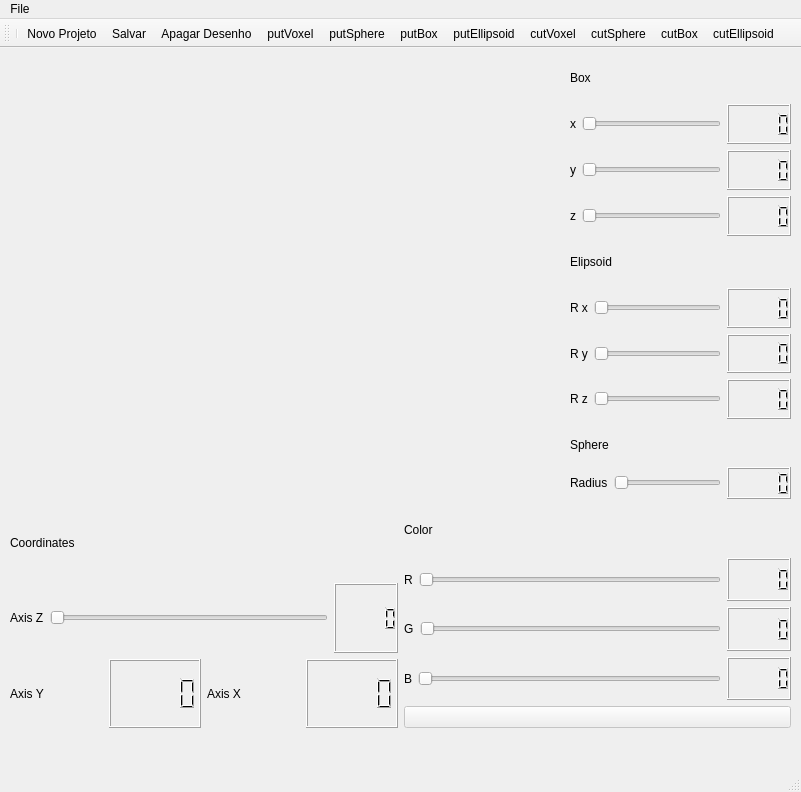
<?xml version="1.0" encoding="UTF-8"?>
<ui version="4.0">
 <class>MainWindow</class>
 <widget class="QMainWindow" name="MainWindow">
  <property name="geometry">
   <rect>
    <x>0</x>
    <y>0</y>
    <width>801</width>
    <height>792</height>
   </rect>
  </property>
  <property name="windowTitle">
   <string>MainWindow</string>
  </property>
  <widget class="QWidget" name="centralwidget">
   <widget class="QWidget" name="horizontalLayoutWidget_2">
    <property name="geometry">
     <rect>
      <x>10</x>
      <y>10</y>
      <width>551</width>
      <height>441</height>
     </rect>
    </property>
    <layout class="QHBoxLayout" name="horizontalLayout_2">
     <item>
      <widget class="Canva" name="widget" native="true"/>
     </item>
    </layout>
   </widget>
   <widget class="QWidget" name="verticalLayoutWidget">
    <property name="geometry">
     <rect>
      <x>570</x>
      <y>10</y>
      <width>221</width>
      <height>361</height>
     </rect>
    </property>
    <layout class="QVBoxLayout" name="verticalLayout">
     <item>
      <layout class="QVBoxLayout" name="verticalLayout_box">
       <item>
        <layout class="QHBoxLayout" name="horizontalLayout_10">
         <item>
          <widget class="QLabel" name="label_7">
           <property name="text">
            <string>Box</string>
           </property>
          </widget>
         </item>
        </layout>
       </item>
       <item>
        <layout class="QHBoxLayout" name="horizontalLayout_13">
         <item>
          <widget class="QLabel" name="label_8">
           <property name="text">
            <string>x</string>
           </property>
          </widget>
         </item>
         <item>
          <widget class="QSlider" name="horizontalSlider_BX">
           <property name="minimum">
            <number>0</number>
           </property>
           <property name="orientation">
            <enum>Qt::Horizontal</enum>
           </property>
          </widget>
         </item>
         <item>
          <widget class="QLCDNumber" name="lcdNumber_5"/>
         </item>
        </layout>
       </item>
       <item>
        <layout class="QHBoxLayout" name="horizontalLayout_12">
         <item>
          <widget class="QLabel" name="label_9">
           <property name="text">
            <string>y</string>
           </property>
          </widget>
         </item>
         <item>
          <widget class="QSlider" name="horizontalSlider_BY">
           <property name="minimum">
            <number>0</number>
           </property>
           <property name="orientation">
            <enum>Qt::Horizontal</enum>
           </property>
          </widget>
         </item>
         <item>
          <widget class="QLCDNumber" name="lcdNumber_6"/>
         </item>
        </layout>
       </item>
       <item>
        <layout class="QHBoxLayout" name="horizontalLayout_11">
         <item>
          <widget class="QLabel" name="label_10">
           <property name="text">
            <string>z</string>
           </property>
          </widget>
         </item>
         <item>
          <widget class="QSlider" name="horizontalSlider_BZ">
           <property name="minimum">
            <number>0</number>
           </property>
           <property name="orientation">
            <enum>Qt::Horizontal</enum>
           </property>
          </widget>
         </item>
         <item>
          <widget class="QLCDNumber" name="lcdNumber_7"/>
         </item>
        </layout>
       </item>
      </layout>
     </item>
     <item>
      <layout class="QVBoxLayout" name="verticalLayout_Elipsoide">
       <item>
        <layout class="QHBoxLayout" name="horizontalLayout_6">
         <item>
          <widget class="QLabel" name="label_6">
           <property name="text">
            <string>Elipsoid</string>
           </property>
          </widget>
         </item>
        </layout>
       </item>
       <item>
        <layout class="QHBoxLayout" name="horizontalLayout_9">
         <item>
          <widget class="QLabel" name="label_3">
           <property name="text">
            <string>R x</string>
           </property>
          </widget>
         </item>
         <item>
          <widget class="QSlider" name="horizontalSlider_RX">
           <property name="orientation">
            <enum>Qt::Horizontal</enum>
           </property>
          </widget>
         </item>
         <item>
          <widget class="QLCDNumber" name="lcdNumber_4"/>
         </item>
        </layout>
       </item>
       <item>
        <layout class="QHBoxLayout" name="horizontalLayout_7">
         <item>
          <widget class="QLabel" name="label_4">
           <property name="text">
            <string>R y</string>
           </property>
          </widget>
         </item>
         <item>
          <widget class="QSlider" name="horizontalSlider_RY">
           <property name="orientation">
            <enum>Qt::Horizontal</enum>
           </property>
          </widget>
         </item>
         <item>
          <widget class="QLCDNumber" name="lcdNumber_3"/>
         </item>
        </layout>
       </item>
       <item>
        <layout class="QHBoxLayout" name="horizontalLayout_3">
         <item>
          <layout class="QHBoxLayout" name="horizontalLayout_5">
           <item>
            <widget class="QLabel" name="label_5">
             <property name="text">
              <string>R z</string>
             </property>
            </widget>
           </item>
           <item>
            <widget class="QSlider" name="horizontalSlider_RZ">
             <property name="orientation">
              <enum>Qt::Horizontal</enum>
             </property>
            </widget>
           </item>
           <item>
            <widget class="QLCDNumber" name="lcdNumber_2"/>
           </item>
          </layout>
         </item>
        </layout>
       </item>
      </layout>
     </item>
    </layout>
   </widget>
   <widget class="QWidget" name="verticalLayoutWidget_3">
    <property name="geometry">
     <rect>
      <x>570</x>
      <y>380</y>
      <width>221</width>
      <height>71</height>
     </rect>
    </property>
    <layout class="QVBoxLayout" name="verticalLayout_3">
     <item>
      <widget class="QLabel" name="label_2">
       <property name="text">
        <string>Sphere</string>
       </property>
      </widget>
     </item>
     <item>
      <layout class="QHBoxLayout" name="horizontalLayout_8">
       <item>
        <widget class="QLabel" name="label">
         <property name="text">
          <string>Radius</string>
         </property>
        </widget>
       </item>
       <item>
        <widget class="QSlider" name="sliderRadiusSphere">
         <property name="orientation">
          <enum>Qt::Horizontal</enum>
         </property>
        </widget>
       </item>
       <item>
        <widget class="QLCDNumber" name="lcdNumber"/>
       </item>
      </layout>
     </item>
    </layout>
   </widget>
   <widget class="QWidget" name="horizontalLayoutWidget_13">
    <property name="geometry">
     <rect>
      <x>10</x>
      <y>460</y>
      <width>781</width>
      <height>220</height>
     </rect>
    </property>
    <layout class="QHBoxLayout" name="horizontalLayout_14">
     <item>
      <layout class="QVBoxLayout" name="verticalLayout_2">
       <item>
        <layout class="QHBoxLayout" name="horizontalLayout_15">
         <item>
          <widget class="QLabel" name="label_15">
           <property name="text">
            <string>Coordinates</string>
           </property>
          </widget>
         </item>
        </layout>
       </item>
       <item>
        <layout class="QHBoxLayout" name="horizontalLayout_20">
         <item>
          <widget class="QLabel" name="label_18">
           <property name="text">
            <string>Axis Z</string>
           </property>
          </widget>
         </item>
         <item>
          <widget class="QSlider" name="horizontalSlider_z">
           <property name="orientation">
            <enum>Qt::Horizontal</enum>
           </property>
          </widget>
         </item>
         <item>
          <widget class="QLCDNumber" name="lcdNumber_13"/>
         </item>
        </layout>
       </item>
       <item>
        <layout class="QHBoxLayout" name="horizontalLayout_22">
         <item>
          <widget class="QLabel" name="label_17">
           <property name="text">
            <string>Axis Y</string>
           </property>
          </widget>
         </item>
         <item>
          <widget class="QLCDNumber" name="lcdNumber_y"/>
         </item>
         <item>
          <widget class="QLabel" name="label_16">
           <property name="text">
            <string>Axis X</string>
           </property>
          </widget>
         </item>
         <item>
          <widget class="QLCDNumber" name="lcdNumber_x"/>
         </item>
        </layout>
       </item>
      </layout>
     </item>
     <item>
      <layout class="QVBoxLayout" name="verticalLayout_4">
       <item>
        <layout class="QVBoxLayout" name="verticalLayout_RGB">
         <item>
          <layout class="QHBoxLayout" name="horizontalLayout_16">
           <item>
            <widget class="QLabel" name="label_11">
             <property name="text">
              <string>Color</string>
             </property>
            </widget>
           </item>
          </layout>
         </item>
         <item>
          <layout class="QHBoxLayout" name="horizontalLayout_19">
           <item>
            <widget class="QLabel" name="label_12">
             <property name="text">
              <string>R</string>
             </property>
            </widget>
           </item>
           <item>
            <widget class="QSlider" name="horizontalSlider_R">
             <property name="maximum">
              <number>255</number>
             </property>
             <property name="orientation">
              <enum>Qt::Horizontal</enum>
             </property>
            </widget>
           </item>
           <item>
            <widget class="QLCDNumber" name="lcdNumber_8"/>
           </item>
          </layout>
         </item>
         <item>
          <layout class="QHBoxLayout" name="horizontalLayout_18">
           <item>
            <widget class="QLabel" name="label_13">
             <property name="text">
              <string>G</string>
             </property>
            </widget>
           </item>
           <item>
            <widget class="QSlider" name="horizontalSlider_G">
             <property name="maximum">
              <number>255</number>
             </property>
             <property name="orientation">
              <enum>Qt::Horizontal</enum>
             </property>
            </widget>
           </item>
           <item>
            <widget class="QLCDNumber" name="lcdNumber_9"/>
           </item>
          </layout>
         </item>
         <item>
          <layout class="QHBoxLayout" name="horizontalLayout_17">
           <item>
            <widget class="QLabel" name="label_14">
             <property name="text">
              <string>B</string>
             </property>
            </widget>
           </item>
           <item>
            <widget class="QSlider" name="horizontalSlider_B">
             <property name="maximum">
              <number>255</number>
             </property>
             <property name="orientation">
              <enum>Qt::Horizontal</enum>
             </property>
            </widget>
           </item>
           <item>
            <widget class="QLCDNumber" name="lcdNumber_10"/>
           </item>
          </layout>
         </item>
         <item>
          <widget class="QPushButton" name="pushButton_color_preview">
           <property name="enabled">
            <bool>false</bool>
           </property>
           <property name="text">
            <string/>
           </property>
          </widget>
         </item>
        </layout>
       </item>
      </layout>
     </item>
    </layout>
   </widget>
  </widget>
  <widget class="QMenuBar" name="menubar">
   <property name="geometry">
    <rect>
     <x>0</x>
     <y>0</y>
     <width>801</width>
     <height>22</height>
    </rect>
   </property>
   <widget class="QMenu" name="menuFile">
    <property name="title">
     <string>File</string>
    </property>
    <addaction name="actionNovo_Projeto"/>
    <addaction name="actionSalvar"/>
    <addaction name="actionSair"/>
   </widget>
   <addaction name="menuFile"/>
  </widget>
  <widget class="QStatusBar" name="statusbar"/>
  <widget class="QToolBar" name="toolBar">
   <property name="windowTitle">
    <string>toolBar</string>
   </property>
   <attribute name="toolBarArea">
    <enum>TopToolBarArea</enum>
   </attribute>
   <attribute name="toolBarBreak">
    <bool>false</bool>
   </attribute>
   <addaction name="separator"/>
   <addaction name="actionNovo_Projeto"/>
   <addaction name="actionSalvar"/>
   <addaction name="actionApagar_Desenho"/>
   <addaction name="actionputVoxel"/>
   <addaction name="actionputSphere"/>
   <addaction name="actionputBox"/>
   <addaction name="actionputEllipsoid"/>
   <addaction name="actioncutVoxel"/>
   <addaction name="actioncutSphere"/>
   <addaction name="actioncutBox"/>
   <addaction name="actioncutEllipsoid"/>
  </widget>
  <action name="actionNovo_Projeto">
   <property name="icon">
    <iconset resource="recursos.qrc">
     <normaloff>:/icones/add.png</normaloff>:/icones/add.png</iconset>
   </property>
   <property name="text">
    <string>Novo Projeto</string>
   </property>
  </action>
  <action name="actionSair">
   <property name="icon">
    <iconset resource="recursos.qrc">
     <normaloff>:/icones/sair.png</normaloff>:/icones/sair.png</iconset>
   </property>
   <property name="text">
    <string>Sair</string>
   </property>
  </action>
  <action name="actionputVoxel">
   <property name="icon">
    <iconset resource="recursos.qrc">
     <normaloff>:/icones/ponto.png</normaloff>:/icones/ponto.png</iconset>
   </property>
   <property name="text">
    <string>putVoxel</string>
   </property>
  </action>
  <action name="actionputSphere">
   <property name="icon">
    <iconset resource="recursos.qrc">
     <normaloff>:/icones/esfera.png</normaloff>:/icones/esfera.png</iconset>
   </property>
   <property name="text">
    <string>putSphere</string>
   </property>
  </action>
  <action name="actionSalvar">
   <property name="icon">
    <iconset resource="recursos.qrc">
     <normaloff>:/icones/baixar.png</normaloff>:/icones/baixar.png</iconset>
   </property>
   <property name="text">
    <string>Salvar</string>
   </property>
  </action>
  <action name="actionputBox">
   <property name="icon">
    <iconset resource="recursos.qrc">
     <normaloff>:/icones/caixa.png</normaloff>:/icones/caixa.png</iconset>
   </property>
   <property name="text">
    <string>putBox</string>
   </property>
  </action>
  <action name="actionApagar_Desenho">
   <property name="icon">
    <iconset resource="recursos.qrc">
     <normaloff>:/icones/apagar.png</normaloff>:/icones/apagar.png</iconset>
   </property>
   <property name="text">
    <string>Apagar Desenho</string>
   </property>
  </action>
  <action name="actioncutVoxel">
   <property name="icon">
    <iconset resource="recursos.qrc">
     <normaloff>:/icones/xponto.png</normaloff>:/icones/xponto.png</iconset>
   </property>
   <property name="text">
    <string>cutVoxel</string>
   </property>
  </action>
  <action name="actioncutSphere">
   <property name="icon">
    <iconset resource="recursos.qrc">
     <normaloff>:/icones/Xesfera.png</normaloff>:/icones/Xesfera.png</iconset>
   </property>
   <property name="text">
    <string>cutSphere</string>
   </property>
  </action>
  <action name="actioncutBox">
   <property name="icon">
    <iconset resource="recursos.qrc">
     <normaloff>:/icones/xcaixa.png</normaloff>:/icones/xcaixa.png</iconset>
   </property>
   <property name="text">
    <string>cutBox</string>
   </property>
  </action>
  <action name="actionputEllipsoid">
   <property name="icon">
    <iconset resource="recursos.qrc">
     <normaloff>:/icones/elipse.png</normaloff>:/icones/elipse.png</iconset>
   </property>
   <property name="text">
    <string>putEllipsoid</string>
   </property>
  </action>
  <action name="actioncutEllipsoid">
   <property name="icon">
    <iconset resource="recursos.qrc">
     <normaloff>:/icones/Xelipse.png</normaloff>:/icones/Xelipse.png</iconset>
   </property>
   <property name="text">
    <string>cutEllipsoid</string>
   </property>
  </action>
 </widget>
 <customwidgets>
  <customwidget>
   <class>Canva</class>
   <extends>QWidget</extends>
   <header>canva.h</header>
   <container>1</container>
   <slots>
    <signal>enviaPosicao(int,int)</signal>
   </slots>
  </customwidget>
 </customwidgets>
 <resources>
  <include location="recursos.qrc"/>
 </resources>
 <connections>
  <connection>
   <sender>horizontalSlider_BX</sender>
   <signal>valueChanged(int)</signal>
   <receiver>lcdNumber_5</receiver>
   <slot>display(int)</slot>
   <hints>
    <hint type="sourcelabel">
     <x>708</x>
     <y>159</y>
    </hint>
    <hint type="destinationlabel">
     <x>738</x>
     <y>160</y>
    </hint>
   </hints>
  </connection>
  <connection>
   <sender>horizontalSlider_BY</sender>
   <signal>valueChanged(int)</signal>
   <receiver>lcdNumber_6</receiver>
   <slot>display(int)</slot>
   <hints>
    <hint type="sourcelabel">
     <x>716</x>
     <y>202</y>
    </hint>
    <hint type="destinationlabel">
     <x>734</x>
     <y>203</y>
    </hint>
   </hints>
  </connection>
  <connection>
   <sender>horizontalSlider_BZ</sender>
   <signal>valueChanged(int)</signal>
   <receiver>lcdNumber_7</receiver>
   <slot>display(int)</slot>
   <hints>
    <hint type="sourcelabel">
     <x>659</x>
     <y>241</y>
    </hint>
    <hint type="destinationlabel">
     <x>728</x>
     <y>247</y>
    </hint>
   </hints>
  </connection>
  <connection>
   <sender>horizontalSlider_RX</sender>
   <signal>valueChanged(int)</signal>
   <receiver>lcdNumber_4</receiver>
   <slot>display(int)</slot>
   <hints>
    <hint type="sourcelabel">
     <x>714</x>
     <y>342</y>
    </hint>
    <hint type="destinationlabel">
     <x>744</x>
     <y>340</y>
    </hint>
   </hints>
  </connection>
  <connection>
   <sender>horizontalSlider_RY</sender>
   <signal>valueChanged(int)</signal>
   <receiver>lcdNumber_3</receiver>
   <slot>display(int)</slot>
   <hints>
    <hint type="sourcelabel">
     <x>710</x>
     <y>385</y>
    </hint>
    <hint type="destinationlabel">
     <x>741</x>
     <y>384</y>
    </hint>
   </hints>
  </connection>
  <connection>
   <sender>horizontalSlider_RZ</sender>
   <signal>valueChanged(int)</signal>
   <receiver>lcdNumber_2</receiver>
   <slot>display(int)</slot>
   <hints>
    <hint type="sourcelabel">
     <x>670</x>
     <y>431</y>
    </hint>
    <hint type="destinationlabel">
     <x>752</x>
     <y>430</y>
    </hint>
   </hints>
  </connection>
  <connection>
   <sender>sliderRadiusSphere</sender>
   <signal>valueChanged(int)</signal>
   <receiver>lcdNumber</receiver>
   <slot>display(int)</slot>
   <hints>
    <hint type="sourcelabel">
     <x>714</x>
     <y>515</y>
    </hint>
    <hint type="destinationlabel">
     <x>744</x>
     <y>514</y>
    </hint>
   </hints>
  </connection>
  <connection>
   <sender>horizontalSlider_R</sender>
   <signal>valueChanged(int)</signal>
   <receiver>lcdNumber_8</receiver>
   <slot>display(int)</slot>
   <hints>
    <hint type="sourcelabel">
     <x>707</x>
     <y>596</y>
    </hint>
    <hint type="destinationlabel">
     <x>736</x>
     <y>596</y>
    </hint>
   </hints>
  </connection>
  <connection>
   <sender>horizontalSlider_G</sender>
   <signal>valueChanged(int)</signal>
   <receiver>lcdNumber_9</receiver>
   <slot>display(int)</slot>
   <hints>
    <hint type="sourcelabel">
     <x>701</x>
     <y>632</y>
    </hint>
    <hint type="destinationlabel">
     <x>748</x>
     <y>635</y>
    </hint>
   </hints>
  </connection>
  <connection>
   <sender>horizontalSlider_B</sender>
   <signal>valueChanged(int)</signal>
   <receiver>lcdNumber_10</receiver>
   <slot>display(int)</slot>
   <hints>
    <hint type="sourcelabel">
     <x>703</x>
     <y>669</y>
    </hint>
    <hint type="destinationlabel">
     <x>741</x>
     <y>669</y>
    </hint>
   </hints>
  </connection>
  <connection>
   <sender>horizontalSlider_z</sender>
   <signal>valueChanged(int)</signal>
   <receiver>lcdNumber_13</receiver>
   <slot>display(int)</slot>
   <hints>
    <hint type="sourcelabel">
     <x>320</x>
     <y>693</y>
    </hint>
    <hint type="destinationlabel">
     <x>355</x>
     <y>698</y>
    </hint>
   </hints>
  </connection>
  <connection>
   <sender>actionSair</sender>
   <signal>triggered()</signal>
   <receiver>MainWindow</receiver>
   <slot>quit()</slot>
   <hints>
    <hint type="sourcelabel">
     <x>-1</x>
     <y>-1</y>
    </hint>
    <hint type="destinationlabel">
     <x>400</x>
     <y>379</y>
    </hint>
   </hints>
  </connection>
  <connection>
   <sender>actionputVoxel</sender>
   <signal>triggered()</signal>
   <receiver>MainWindow</receiver>
   <slot>putVoxel()</slot>
   <hints>
    <hint type="sourcelabel">
     <x>-1</x>
     <y>-1</y>
    </hint>
    <hint type="destinationlabel">
     <x>400</x>
     <y>348</y>
    </hint>
   </hints>
  </connection>
  <connection>
   <sender>actionputSphere</sender>
   <signal>triggered()</signal>
   <receiver>MainWindow</receiver>
   <slot>putSphere()</slot>
   <hints>
    <hint type="sourcelabel">
     <x>-1</x>
     <y>-1</y>
    </hint>
    <hint type="destinationlabel">
     <x>400</x>
     <y>348</y>
    </hint>
   </hints>
  </connection>
  <connection>
   <sender>widget</sender>
   <signal>enviaPosicao(int,int)</signal>
   <receiver>MainWindow</receiver>
   <slot>draw3d(int,int)</slot>
   <hints>
    <hint type="sourcelabel">
     <x>285</x>
     <y>278</y>
    </hint>
    <hint type="destinationlabel">
     <x>400</x>
     <y>348</y>
    </hint>
   </hints>
  </connection>
  <connection>
   <sender>widget</sender>
   <signal>enviaPosicao(int,int)</signal>
   <receiver>MainWindow</receiver>
   <slot>updateAxis(int,int)</slot>
   <hints>
    <hint type="sourcelabel">
     <x>285</x>
     <y>278</y>
    </hint>
    <hint type="destinationlabel">
     <x>400</x>
     <y>348</y>
    </hint>
   </hints>
  </connection>
  <connection>
   <sender>horizontalSlider_z</sender>
   <signal>valueChanged(int)</signal>
   <receiver>MainWindow</receiver>
   <slot>set_Axis_z(int)</slot>
   <hints>
    <hint type="sourcelabel">
     <x>188</x>
     <y>662</y>
    </hint>
    <hint type="destinationlabel">
     <x>400</x>
     <y>348</y>
    </hint>
   </hints>
  </connection>
  <connection>
   <sender>horizontalSlider_R</sender>
   <signal>valueChanged(int)</signal>
   <receiver>MainWindow</receiver>
   <slot>setRed(int)</slot>
   <hints>
    <hint type="sourcelabel">
     <x>568</x>
     <y>562</y>
    </hint>
    <hint type="destinationlabel">
     <x>400</x>
     <y>348</y>
    </hint>
   </hints>
  </connection>
  <connection>
   <sender>horizontalSlider_G</sender>
   <signal>valueChanged(int)</signal>
   <receiver>MainWindow</receiver>
   <slot>setGreen(int)</slot>
   <hints>
    <hint type="sourcelabel">
     <x>568</x>
     <y>599</y>
    </hint>
    <hint type="destinationlabel">
     <x>400</x>
     <y>348</y>
    </hint>
   </hints>
  </connection>
  <connection>
   <sender>horizontalSlider_B</sender>
   <signal>valueChanged(int)</signal>
   <receiver>MainWindow</receiver>
   <slot>setBlue(int)</slot>
   <hints>
    <hint type="sourcelabel">
     <x>568</x>
     <y>635</y>
    </hint>
    <hint type="destinationlabel">
     <x>400</x>
     <y>348</y>
    </hint>
   </hints>
  </connection>
  <connection>
   <sender>actionSalvar</sender>
   <signal>triggered()</signal>
   <receiver>MainWindow</receiver>
   <slot>save()</slot>
   <hints>
    <hint type="sourcelabel">
     <x>-1</x>
     <y>-1</y>
    </hint>
    <hint type="destinationlabel">
     <x>400</x>
     <y>348</y>
    </hint>
   </hints>
  </connection>
  <connection>
   <sender>actionputBox</sender>
   <signal>triggered()</signal>
   <receiver>MainWindow</receiver>
   <slot>putBox()</slot>
   <hints>
    <hint type="sourcelabel">
     <x>-1</x>
     <y>-1</y>
    </hint>
    <hint type="destinationlabel">
     <x>400</x>
     <y>378</y>
    </hint>
   </hints>
  </connection>
  <connection>
   <sender>actionApagar_Desenho</sender>
   <signal>triggered()</signal>
   <receiver>MainWindow</receiver>
   <slot>limpar_voxel()</slot>
   <hints>
    <hint type="sourcelabel">
     <x>-1</x>
     <y>-1</y>
    </hint>
    <hint type="destinationlabel">
     <x>400</x>
     <y>378</y>
    </hint>
   </hints>
  </connection>
  <connection>
   <sender>actionputEllipsoid</sender>
   <signal>triggered()</signal>
   <receiver>MainWindow</receiver>
   <slot>putEllipsoid()</slot>
   <hints>
    <hint type="sourcelabel">
     <x>-1</x>
     <y>-1</y>
    </hint>
    <hint type="destinationlabel">
     <x>464</x>
     <y>395</y>
    </hint>
   </hints>
  </connection>
  <connection>
   <sender>actioncutVoxel</sender>
   <signal>triggered()</signal>
   <receiver>MainWindow</receiver>
   <slot>cutVoxel()</slot>
   <hints>
    <hint type="sourcelabel">
     <x>-1</x>
     <y>-1</y>
    </hint>
    <hint type="destinationlabel">
     <x>464</x>
     <y>395</y>
    </hint>
   </hints>
  </connection>
  <connection>
   <sender>actioncutSphere</sender>
   <signal>triggered()</signal>
   <receiver>MainWindow</receiver>
   <slot>cutSphere()</slot>
   <hints>
    <hint type="sourcelabel">
     <x>-1</x>
     <y>-1</y>
    </hint>
    <hint type="destinationlabel">
     <x>464</x>
     <y>395</y>
    </hint>
   </hints>
  </connection>
  <connection>
   <sender>actioncutBox</sender>
   <signal>triggered()</signal>
   <receiver>MainWindow</receiver>
   <slot>cutBox()</slot>
   <hints>
    <hint type="sourcelabel">
     <x>-1</x>
     <y>-1</y>
    </hint>
    <hint type="destinationlabel">
     <x>464</x>
     <y>395</y>
    </hint>
   </hints>
  </connection>
  <connection>
   <sender>actioncutEllipsoid</sender>
   <signal>triggered()</signal>
   <receiver>MainWindow</receiver>
   <slot>cutEllipsoid()</slot>
   <hints>
    <hint type="sourcelabel">
     <x>-1</x>
     <y>-1</y>
    </hint>
    <hint type="destinationlabel">
     <x>464</x>
     <y>395</y>
    </hint>
   </hints>
  </connection>
 </connections>
 <slots>
  <slot>quit()</slot>
  <slot>putVoxel()</slot>
  <slot>putSphere()</slot>
  <slot>setRed(int)</slot>
  <slot>setGreen(int)</slot>
  <slot>setBlue(int)</slot>
  <slot>draw3d(int,int)</slot>
  <slot>save()</slot>
  <slot>updateAxis(int,int)</slot>
  <slot>set_Axis_z(int)</slot>
  <slot>putBox()</slot>
  <slot>limpar_voxel()</slot>
  <slot>putEllipsoid()</slot>
  <slot>cutVoxel()</slot>
  <slot>cutSphere()</slot>
  <slot>cutBox()</slot>
  <slot>cutEllipsoid()</slot>
 </slots>
</ui>
